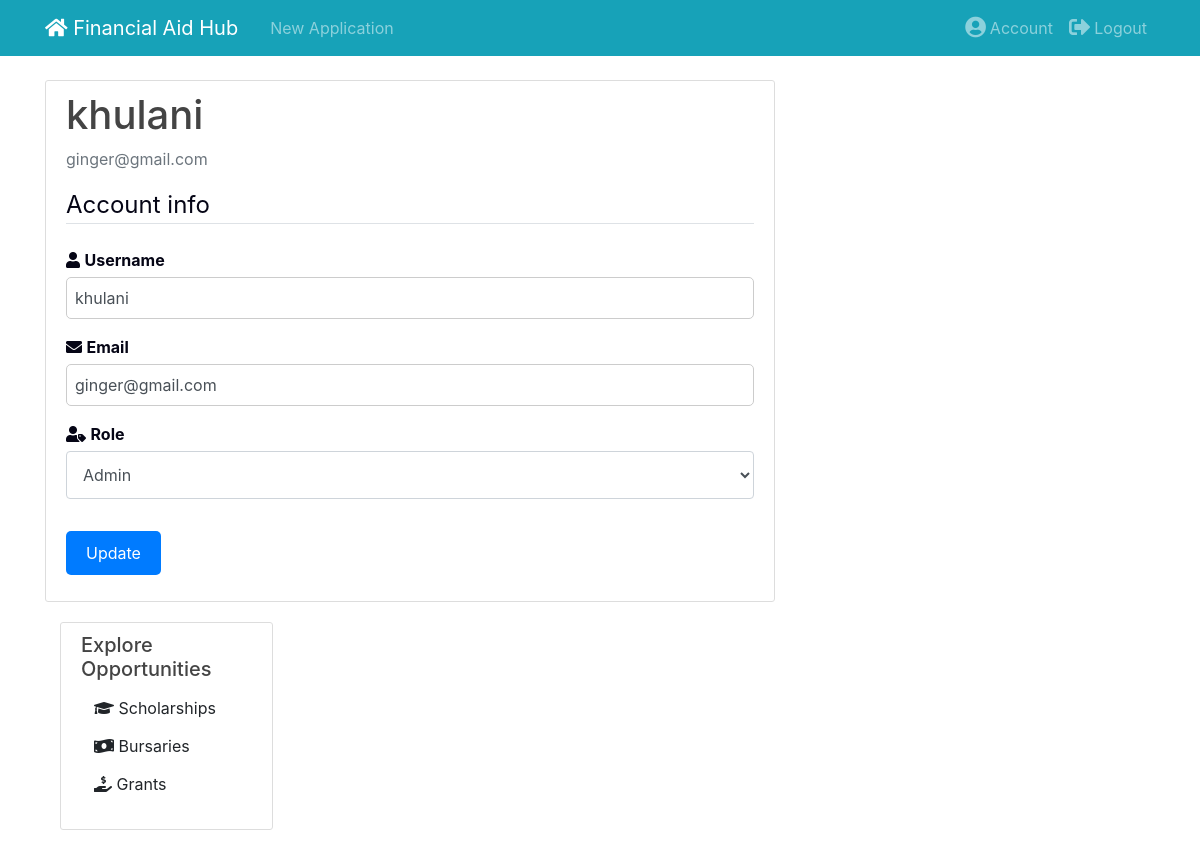
Page /account (signed in) on the committed database.
### app/models.py (models this page shows, shortened)
class User(db.Model, UserMixin):
    id = db.Column(db.Integer, primary_key=True)
    username = db.Column(db.String(20), nullable=False, unique=True)
    email = db.Column(db.String(80), nullable=False, unique=True)
    password = db.Column(db.String(60), nullable=False)
    role = db.Column(db.String(20), nullable=False)  # Add role field to distinguish between admin and student
    posts = db.relationship('Post', backref='author', lazy=True)
    applications = db.relationship('Application', backref='applicant', lazy=True)  # Add relationship to applications

### app/routes.py (the view)
@app.route("/account", methods=['GET', 'POST'])
@login_required
def account():
    form = UpdateAccountForm()
    if form.validate_on_submit():
        current_user.username = form.username.data
        current_user.email = form.email.data
        current_user.role = form.role.data
        db.session.commit()
        flash('Account updated successfully!', 'success')
        return redirect(url_for('account'))
    elif request.method == 'GET':
        form.username.data = current_user.username
        form.email.data = current_user.email
        form.role.data = current_user.role
    return render_template('account.html', title='Account', form=form)

### app/forms.py (shortened to what this page needs)
class UpdateAccountForm(FlaskForm):
    username = StringField('Username',
                           validators=[DataRequired(), Length(min=2, max=20)])
    email = StringField('Email',
                           validators=[DataRequired(), Email()])
    role = SelectField('Role', choices=[('admin', 'Admin'), ('student', 'Student')], validators=[DataRequired()])
    submit = SubmitField('Update')

### app/models.py (called while the page is built)
@login_manager.user_loader
def load_user(user_id):
    return User.query.get(int(user_id))

### app/templates/account.html (shortened to what this page needs)
{% extends "layout.html" %}
{% block content %}
<div class="content-section">
    <div class="media">
        <div class="media-body">
            <h2 class="account-heading">{{ current_user.username }}</h2>
            <p class="text-secondary">{{ current_user.email }}</p>
        </div>
    </div>
    <form method="POST" action="">
        <fieldset class="form-group">
            <legend class="border-bottom mb-4">Account info</legend>
            <div class="form-group">
                <i class="fas fa-user"></i> {{ form.username.label(class="form-control-label") }}
                {% if form.username.errors %}
                    {{ form.username(class="form-control form-control-lg is-invalid") }}
                    <div class="invalid-feedback">
                        {% for error in form.username.errors %}
                            <span>{{ error }}</span>
                        {% endfor %}
                    </div>
                {% else %}
                    {{ form.username(class="form-control form-control-lg")}}
                {% endif %}
            </div>
            <div class="form-group">
                <i class="fas fa-envelope"></i> {{ form.email.label(class="form-control-label") }}
                {% if form.email.errors %}
                    {{ form.email(class="form-control form-control-lg is-invalid") }}
                    <div class="invalid-feedback">
                        {% for error in form.email.errors %}
                            <span>{{ error }}</span>
                        {% endfor %}
                    </div>
                {% else %}
                    {{ form.email(class="form-control form-control-lg")}}
                {% endif %}
            </div>
            <div class="form-group">
                <i class="fas fa-user-tag"></i> {{ form.role.label(class="form-control-label") }}
                {% if form.role.errors %}
                    {{ form.role(class="form-control form-control-lg is-invalid") }}
                    <div class="invalid-feedback">
                        {% for error in form.role.errors %}
                            <span>{{ error }}</span>
                        {% endfor %}
                    </div>
                {% else %}
                    {{ form.role(class="form-control form-control-lg")}}
                {% endif %}
            </div>
        </fieldset>
        <div class="form-group">
            {{ form.submit(class="btn btn-outline-info") }}
        </div>
    </form>
{% endblock content %}

### app/static/main.css (style rules this page uses)
body { background: #f0f8ff; color: #050515; margin-top: 5rem; overflow-y: auto; }
h1, h2, h3, h4, h5, h6 { color: #444444; }
.content-section { background: #ffffff; padding: 10px 20px; border: 1px solid #dddddd; border-radius: 3px; margin-bottom: 20px; }
.account-heading { font-size: 2.5rem; }
.form-group { margin-bottom: 1rem; }
.form-control { display: block; width: 100%; padding: 0.375rem 0.75rem; font-size: 1rem; line-height: 1.5; color: #495057; background-color: #fff; background-clip: padding-box; border: 1px solid #ced4da; border-radius: 0.25rem; transition: border-color 0.15s ease-in-out, box-shadow 0.15s ease-in-out; }
.btn { display: inline-block; font-weight: 400; color: #212529; text-align: center; vertical-align: middle; -webkit-user-select: none; -moz-user-select: none; -ms-user-select: none; user-select: none; background-color: transparent; border: 1px solid transparent; padding: 0.375rem 0.75rem; font-size: 1rem; line-height: 1.5; border-radius: 0.25rem; transition: color 0.15s ease-in-out, background-color 0.15s ease-in-out, border-color 0.15s ease-in-out, box-shadow 0.15s ease-in-out; }
label { font-weight: bold; margin-bottom: 5px; }
input[type="text"], input[type="email"], input[type="password"], textarea, select { width: 100%; padding: 8px; margin-bottom: 15px; border: 1px solid #ccc; border-radius: 5px; }
input[type="submit"] { background-color: #007bff; color: #fff; border: none; padding: 10px 20px; border-radius: 5px; cursor: pointer; }

### rows in the picture
User: username "khulani", email "ginger@gmail.com", role "Admin"
